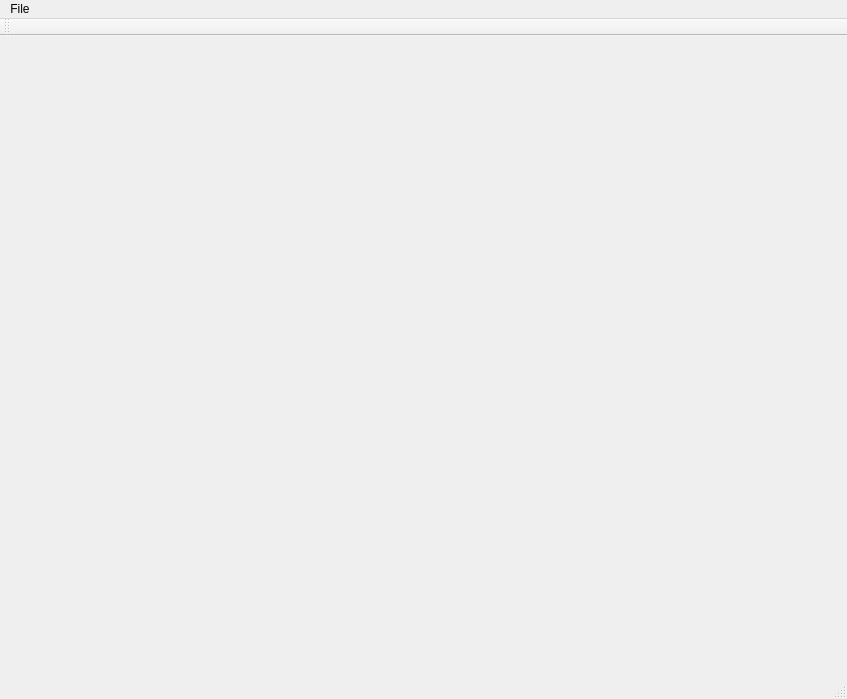
<?xml version="1.0" encoding="UTF-8"?>
<ui version="4.0">
 <class>InteractiveRegionHistogramViewerWidget</class>
 <widget class="QMainWindow" name="InteractiveRegionHistogramViewerWidget">
  <property name="geometry">
   <rect>
    <x>0</x>
    <y>0</y>
    <width>847</width>
    <height>699</height>
   </rect>
  </property>
  <property name="windowTitle">
   <string>Color spaces</string>
  </property>
  <widget class="QWidget" name="centralwidget">
   <layout class="QGridLayout" name="gridLayout_2" columnstretch="1,0,0">
    <item row="0" column="0">
     <layout class="QVBoxLayout" name="verticalLayout_2">
      <item>
       <widget class="QVTKWidget" name="qvtkWidget"/>
      </item>
     </layout>
    </item>
    <item row="0" column="1">
     <layout class="QVBoxLayout" name="verticalLayout">
      <item>
       <widget class="HistogramWidget" name="HistogramWidgetR" native="true">
        <property name="minimumSize">
         <size>
          <width>100</width>
          <height>100</height>
         </size>
        </property>
        <property name="maximumSize">
         <size>
          <width>200</width>
          <height>200</height>
         </size>
        </property>
       </widget>
      </item>
      <item>
       <widget class="HistogramWidget" name="HistogramWidgetG" native="true">
        <property name="minimumSize">
         <size>
          <width>100</width>
          <height>100</height>
         </size>
        </property>
        <property name="maximumSize">
         <size>
          <width>200</width>
          <height>200</height>
         </size>
        </property>
       </widget>
      </item>
      <item>
       <widget class="HistogramWidget" name="HistogramWidgetB" native="true">
        <property name="minimumSize">
         <size>
          <width>100</width>
          <height>100</height>
         </size>
        </property>
        <property name="maximumSize">
         <size>
          <width>200</width>
          <height>200</height>
         </size>
        </property>
       </widget>
      </item>
     </layout>
    </item>
   </layout>
  </widget>
  <widget class="QMenuBar" name="menubar">
   <property name="geometry">
    <rect>
     <x>0</x>
     <y>0</y>
     <width>847</width>
     <height>20</height>
    </rect>
   </property>
   <widget class="QMenu" name="menuFile">
    <property name="title">
     <string>File</string>
    </property>
    <addaction name="actionOpen"/>
   </widget>
   <addaction name="menuFile"/>
  </widget>
  <widget class="QStatusBar" name="statusbar"/>
  <widget class="QToolBar" name="toolBar">
   <property name="windowTitle">
    <string>toolBar</string>
   </property>
   <attribute name="toolBarArea">
    <enum>TopToolBarArea</enum>
   </attribute>
   <attribute name="toolBarBreak">
    <bool>false</bool>
   </attribute>
  </widget>
  <action name="actionOpenImage">
   <property name="text">
    <string>Open Image</string>
   </property>
  </action>
  <action name="actionOpen_Grayscale_Image">
   <property name="text">
    <string>Open As Grayscale Image</string>
   </property>
  </action>
  <action name="actionOpen_RGBDI_Image">
   <property name="text">
    <string>Open As RGBDI Image</string>
   </property>
  </action>
  <action name="actionSaveSegmentation">
   <property name="text">
    <string>Save Segmentation</string>
   </property>
  </action>
  <action name="actionFlipImage">
   <property name="text">
    <string>Flip Image</string>
   </property>
  </action>
  <action name="actionExit">
   <property name="text">
    <string>Exit</string>
   </property>
  </action>
  <action name="actionOpen">
   <property name="text">
    <string>Open Image</string>
   </property>
  </action>
 </widget>
 <customwidgets>
  <customwidget>
   <class>QVTKWidget</class>
   <extends>QWidget</extends>
   <header>QVTKWidget.h</header>
  </customwidget>
  <customwidget>
   <class>HistogramWidget</class>
   <extends>QWidget</extends>
   <header>HistogramWidget.h</header>
   <container>1</container>
  </customwidget>
 </customwidgets>
 <resources/>
 <connections/>
</ui>
